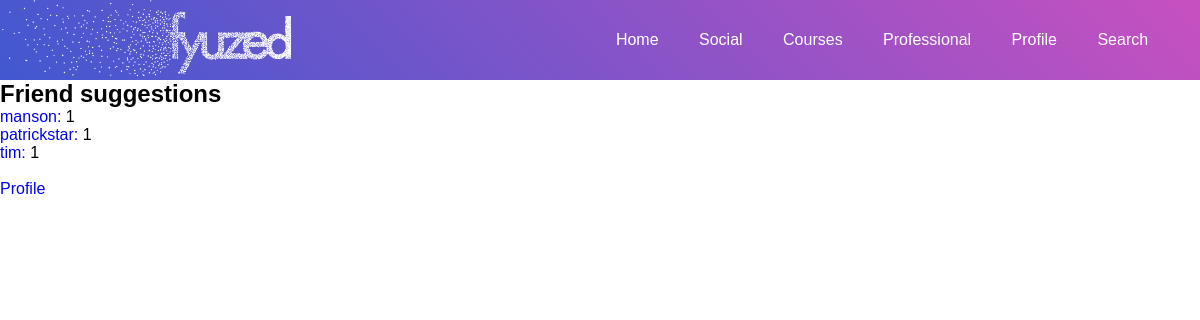
Page /users/friendsuggestions/ (signed in) on the committed database.
### users/models.py (models this page shows, shortened)
class CustomUser(AbstractUser):
    slug = models.SlugField(unique=True, default="user_account_outdated")
    friend_list = models.ManyToManyField('CustomUser', related_name="friends")
    friend_requests = models.ManyToManyField('CustomUser', related_name="friendrequests")

### users/views.py (the view, shortened to what this page needs)
# urls.py: path('friendsuggestions/', views.get_friend_suggestions, name='friendsuggestions'),
@login_required
def get_friend_suggestions(request):
    if request.method == "GET":
        user = request.user
        scores = {}
        friends = user.friend_list.all()
        groups = user.group_set.all()
        for group in groups:
            members = group.members.all()
            for member in members:
                if (member.username != user.username) and (user not in member.friend_list.all()):
                    if member in scores:
                        scores[member] += 1
                    else:
                        scores[member] = 1
        sorted_scores = {k: v for k, v in sorted(scores.items(), key=lambda item: item[1], reverse=True)}
        return render(request, 'users/friend_suggestions.html', {'context': sorted_scores})

### templates/users/friend_suggestions.html (shortened to what this page needs)
{% extends 'base.html' %}
{% block content %}
<h2>Friend suggestions</h2>
<ul>
    {% for k, v in context.items %}
       <li><a href="{% url 'profile' k.slug %}">{{ k.username }}:</a> {{ v }}</li>
    {% endfor %}
</ul>
<br>
<a href="{% url 'profile' user.slug %}">Profile</a>
{% endblock %}

### static/css/base.css (style rules this page uses)
* { padding: 0; margin: 0; text-decoration: none; list-style: none; box-sizing: border-box; }
body { font-family: sans-serif; }

### rows in the picture
CustomUser: username "manson", is_active "1"
CustomUser: username "patrickstar", is_active "1"
CustomUser: username "tim", v "1"
